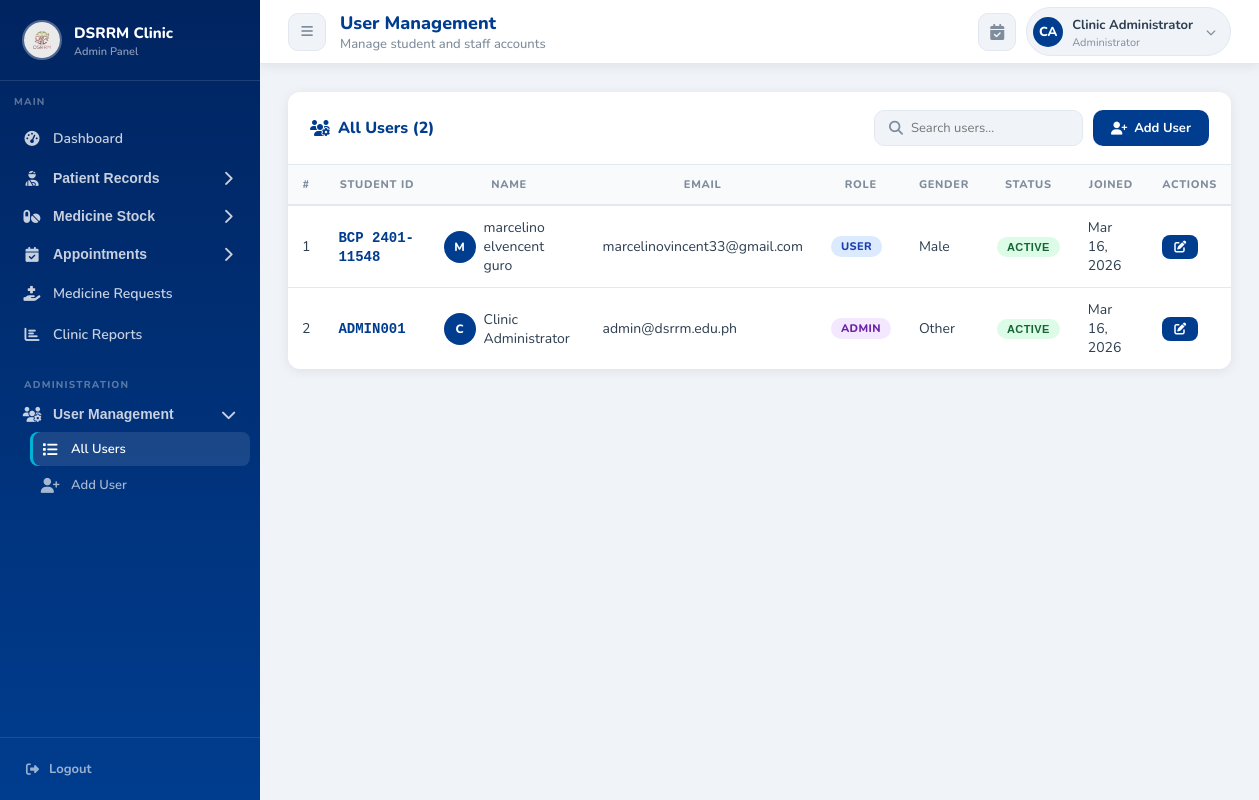
The page /admin/users.php (signed in) on the database its author committed.
### tables this page shows
CREATE TABLE `users` (
  `id` int(11) NOT NULL,
  `student_id` varchar(20) DEFAULT NULL,
  `full_name` varchar(100) NOT NULL,
  `email` varchar(100) NOT NULL,
  `password` varchar(255) NOT NULL,
  `role` enum('admin','user') DEFAULT 'user',
  `phone` varchar(20) DEFAULT NULL,
  `address` text DEFAULT NULL,
  `date_of_birth` date DEFAULT NULL,
  `gender` enum('Male','Female','Other') DEFAULT NULL,
  `blood_type` varchar(5) DEFAULT NULL,
  `emergency_contact` varchar(100) DEFAULT NULL,
  `emergency_phone` varchar(20) DEFAULT NULL,
  `profile_photo` varchar(255) DEFAULT NULL,
  `is_active` tinyint(1) DEFAULT 1,
  `created_at` timestamp NOT NULL DEFAULT current_timestamp(),
  `updated_at` timestamp NOT NULL DEFAULT current_timestamp() ON UPDATE current_timestamp()
);

### classes/Auth.php (called while the page is built, shortened)
<?php
class Auth {
    public static function currentUser(): array {
        return [
            'id'    => $_SESSION['user_id']    ?? null,
            'name'  => $_SESSION['user_name']  ?? '',
            'email' => $_SESSION['user_email'] ?? '',
            'role'  => $_SESSION['user_role']  ?? '',
        ];
    }
}

### classes/Database.php (called while the page is built, shortened)
<?php
class Database {
    private static $instance = null;
    private $conn;
    private function __construct() {
        $this->conn = new mysqli(DB_HOST, DB_USER, DB_PASS, DB_NAME);
        $this->conn->set_charset('utf8mb4');
    }
    public static function getInstance(): self {
        if (self::$instance === null) {
            self::$instance = new self();
        }
        return self::$instance;
    }
    public function fetchAll(string $sql): array {
        $result = $this->conn->query($sql);
        $rows = [];
        while ($row = $result->fetch_assoc()) {
            $rows[] = $row;
        }
        return $rows;
    }
}

### classes/Models.php (called while the page is built, shortened)
<?php
class UserManager {
    private Database $db;
    public function __construct() { $this->db = Database::getInstance(); }
    public function getAll(string $search = ''): array {
        $where = '';
        return $this->db->fetchAll("SELECT id,student_id,full_name,email,role,phone,gender,is_active,created_at FROM users $where ORDER BY created_at DESC");
    }
}

### admin/users.php (the view, shortened to what this page needs)
<?php
$userMgr = new UserManager();
$action = $_GET['action'] ?? '';
$id     = (int)($_GET['id'] ?? 0);
$search  = $_GET['search'] ?? '';
$users   = $userMgr->getAll($search);
$editUser = ($action === 'edit' && $id) ? $userMgr->getById($id) : null;
$pageTitle    = 'User Management';
$pageSubtitle = 'Manage student and staff accounts';
?>
<!DOCTYPE html>
<html lang="en">
<head>
<link rel="stylesheet" href="../css/dashboard.css">
<link rel="stylesheet" href="https://cdnjs.cloudflare.com/ajax/libs/font-awesome/6.4.2/css/all.min.css">
</head>
<body>
<?php include 'partials/sidebar.php'; ?>
<?php include 'partials/topbar.php'; ?>
<main class="main-content">
  <?php if($action === 'add' || $action === 'edit'): ?>
  <div class="page-card">
    <div class="card-header">
      <h2><i class="fa fa-<?= $editUser?'user-edit':'user-plus' ?>"></i> <?= $editUser?'Edit User':'Add New User' ?></h2>
      <a href="users.php" class="btn btn-outline btn-sm"><i class="fa fa-arrow-left"></i> Back</a>
    </div>
    <div class="card-body">
      <form method="POST">
        <input type="hidden" name="action" value="<?= $editUser?'update':'create' ?>">
        <?php if($editUser): ?><input type="hidden" name="id" value="<?= $editUser['id'] ?>"><?php endif; ?>
        <div class="form-row">
          <div class="form-group"><label>Student ID</label><input type="text" name="student_id" value="<?= htmlspecialchars($editUser['student_id']??'') ?>" placeholder="BCP-2024-0001"></div>
          <div class="form-group"><label>Full Name *</label><input type="text" name="full_name" value="<?= htmlspecialchars($editUser['full_name']??'') ?>" required></div>
          <div class="form-group"><label>Email *</label><input type="email" name="email" value="<?= htmlspecialchars($editUser['email']??'') ?>" required></div>
          <div class="form-group">
            <label>Password <?= $editUser?'(leave blank to keep)':'' ?> *</label>
            <input type="password" name="password" <?= !$editUser?'required':'' ?> placeholder="Min. 8 characters">
          </div>
          <div class="form-group">
            <label>Role</label>
            <select name="role">
              <option value="user" <?= ($editUser['role']??'')==='user'?'selected':'' ?>>Student / User</option>
              <option value="admin" <?= ($editUser['role']??'')==='admin'?'selected':'' ?>>Admin / Staff</option>
            </select>
          </div>
          <div class="form-group">
            <label>Gender</label>
            <select name="gender">
              <option value="">-- Select --</option>
              <?php foreach(['Male','Female','Other'] as $g): ?>
              <option value="<?= $g ?>" <?= ($editUser['gender']??'')===$g?'selected':'' ?>><?= $g ?></option>
              <?php endforeach; ?>
            </select>
          </div>
          <div class="form-group"><label>Phone</label><input type="text" name="phone" value="<?= htmlspecialchars($editUser['phone']??'') ?>"></div>
          <div class="form-group"><label>Date of Birth</label><input type="date" name="date_of_birth" value="<?= htmlspecialchars($editUser['date_of_birth']??'') ?>"></div>
          <div class="form-group">
            <label>Blood Type</label>
            <select name="blood_type">
              <option value="">-- Unknown --</option>
              <?php foreach(['A+','A-','B+','B-','AB+','AB-','O+','O-'] as $bt): ?>
              <option value="<?= $bt ?>" <?= ($editUser['blood_type']??'')===$bt?'selected':'' ?>><?= $bt ?></option>
              <?php endforeach; ?>
            </select>
          </div>
          <div class="form-group"><label>Emergency Contact</label><input type="text" name="emergency_contact" value="<?= htmlspecialchars($editUser['emergency_contact']??'') ?>"></div>
          <div class="form-group"><label>Emergency Phone</label><input type="text" name="emergency_phone" value="<?= htmlspecialchars($editUser['emergency_phone']??'') ?>"></div>
          <?php if($editUser): ?>
          <div class="form-group">
            <label>Account Status</label>
            <select name="is_active">
              <option value="1" <?= ($editUser['is_active']??1)?'selected':'' ?>>Active</option>
              <option value="0" <?= !($editUser['is_active']??1)?'selected':'' ?>>Disabled</option>
            </select>
          </div>
          <?php endif; ?>
        </div>
        <div class="form-group" style="margin-top:14px"><label>Address</label><textarea name="address"><?= htmlspecialchars($editUser['address']??'') ?></textarea></div>
        <?php if(!$editUser): ?>
        <div class="alert alert-info" style="margin-top:14px"><i class="fa fa-info-circle"></i> A corresponding patient record will be automatically created for student users.</div>
        <?php endif; ?>
        <div style="margin-top:20px;display:flex;gap:10px">
          <button type="submit" class="btn btn-primary"><i class="fa fa-save"></i> <?= $editUser?'Update':'Create' ?> User</button>
          <a href="users.php" class="btn btn-outline">Cancel</a>
        </div>
      </form>
    </div>
  </div>
  <?php else: ?>
  <div class="page-card">
    <div class="card-header">
      <h2><i class="fa fa-users-cog"></i> All Users (<?= count($users) ?>)</h2>
      <div style="display:flex;gap:10px;flex-wrap:wrap">
        <div class="search-bar">
          <i class="fa fa-search"></i>
          <input type="text" placeholder="Search users..." oninput="searchTable(this,'usersTable')">
        </div>
        <a href="users.php?action=add" class="btn btn-primary"><i class="fa fa-user-plus"></i> Add User</a>
      </div>
    </div>
    <div class="card-body" style="padding:0">
      <?php if(empty($users)): ?>
        <div class="empty-state"><i class="fa fa-users"></i><h4>No users found</h4></div>
      <?php else: ?>
      <div class="table-wrap">
        <table id="usersTable">
          <thead><tr><th>#</th><th>Student ID</th><th>Name</th><th>Email</th><th>Role</th><th>Gender</th><th>Status</th><th>Joined</th><th>Actions</th></tr></thead>
          <tbody>
          <?php foreach($users as $i => $u): ?>
          <tr>
            <td><?= $i+1 ?></td>
            <td><span style="font-family:monospace;font-weight:700;color:var(--primary)"><?= htmlspecialchars($u['student_id']??'-') ?></span></td>
            <td><div class="name-cell"><div class="patient-avatar"><?= strtoupper(substr($u['full_name'],0,1)) ?></div><?= htmlspecialchars($u['full_name']) ?></div></td>
            <td><?= htmlspecialchars($u['email']) ?></td>
            <td><span class="badge <?= $u['role']==='admin'?'badge-purple':'badge-info' ?>"><?= ucfirst($u['role']) ?></span></td>
            <td><?= htmlspecialchars($u['gender']??'-') ?></td>
            <td>
              <form method="POST" style="display:inline">
                <button type="submit" class="badge <?= $u['is_active']?'badge-success':'badge-danger' ?>" style="border:none;cursor:pointer;padding:4px 10px">
                  <?= $u['is_active']?'Active':'Disabled' ?>
                </button>
              </form>
            </td>
            <td><?= date('M d, Y', strtotime($u['created_at'])) ?></td>
            <td>
              <a href="users.php?action=edit&id=<?= $u['id'] ?>" class="btn btn-sm btn-primary"><i class="fa fa-edit"></i></a>
            </td>
          </tr>
          <?php endforeach; ?>
          </tbody>
        </table>
      </div>
      <?php endif; ?>
    </div>
  </div>
  <?php endif; ?>
</main>
</body>
</html>

### admin/partials/topbar.php (shortened to what this page needs)
<?php
$user = Auth::currentUser();
$initials = strtoupper(substr($user['name'],0,1) . (strpos($user['name'],' ')!==false ? substr($user['name'], strpos($user['name'],' ')+1, 1) : ''));
?>
<header class="topbar">
  <button class="icon-btn" id="sidebarToggle" onclick="toggleSidebar()">
    <i class="fa fa-bars"></i>
  </button>
  <div class="topbar-title">
    <?= $pageTitle ?? 'Dashboard' ?>
    <?php if(isset($pageSubtitle)): ?><small><?= $pageSubtitle ?></small><?php endif; ?>
  </div>
  <div class="topbar-actions">
    <a href="appointments.php" class="icon-btn" title="Appointments">
      <i class="fa fa-calendar-check"></i>
    </a>
    <div style="position:relative">
      <div class="user-pill" onclick="toggleUserMenu()">
        <div class="user-pill-avatar"><?= $initials ?></div>
        <div><span class="user-pill-name"><?= htmlspecialchars($user['name']) ?></span><span class="user-pill-role">Administrator</span></div>
        <i class="fa fa-chevron-down" style="font-size:10px;color:var(--muted);margin-left:4px"></i>
      </div>
    </div>
  </div>
</header>

### css/dashboard.css (style rules this page uses)
:root { --primary: #003d8f; --primary-light: #1565c0; --primary-dark: #002460; --accent: #00b4d8; --success: #2ecc71; --warning: #f39c12; --danger: #e74c3c; --info: #3498db; --sidebar-w: 260px; --topbar-h: 64px; --bg: #f0f4f9; --card: #ffffff; --text: #2c3e50; --muted: #7f8c9b; --border: #e2e8f0; --radius: 12px; --shadow: 0 2px 12px rgba(0,0,0,.08); --shadow-md: 0 6px 24px rgba(0,0,0,.12); }
*, *::before, *::after { box-sizing: border-box; margin: 0; padding: 0; }
body { font-family: 'Nunito', sans-serif; background: var(--bg); color: var(--text); display: flex; min-height: 100vh; }
.topbar { position: fixed; top: 0; left: var(--sidebar-w); right: 0; height: var(--topbar-h); background: var(--card); border-bottom: 1px solid var(--border); display: flex; align-items: center; padding: 0 28px; z-index: 900; gap: 14px; box-shadow: var(--shadow); }
.topbar-title { font-size: 18px; font-weight: 800; color: var(--primary); flex: 1; }
.topbar-title small { font-size: 13px; color: var(--muted); font-weight: 500; display: block; }
.topbar-actions { display: flex; align-items: center; gap: 10px; }
.icon-btn { width: 38px; height: 38px; border-radius: 10px; background: var(--bg); border: 1px solid var(--border); display: flex; align-items: center; justify-content: center; color: var(--muted); cursor: pointer; transition: .2s; text-decoration: none; position: relative; }
.user-pill { display: flex; align-items: center; gap: 9px; padding: 5px 14px 5px 6px; background: var(--bg); border: 1px solid var(--border); border-radius: 30px; cursor: pointer; transition: .2s; text-decoration: none; color: var(--text); position: relative; }
.user-pill-avatar { width: 30px; height: 30px; border-radius: 50%; background: var(--primary); color: #fff; display: flex; align-items: center; justify-content: center; font-size: 13px; font-weight: 800; }
.user-pill-name { font-size: 13px; font-weight: 700; }
.user-pill-role { font-size: 11px; color: var(--muted); display: block; }
.main-content { margin-left: var(--sidebar-w); margin-top: var(--topbar-h); padding: 28px; min-height: calc(100vh - var(--topbar-h)); flex: 1; }
.page-card { background: var(--card); border-radius: var(--radius); box-shadow: var(--shadow); margin-bottom: 24px; overflow: hidden; }
.card-header { padding: 18px 22px; border-bottom: 1px solid var(--border); display: flex; align-items: center; justify-content: space-between; flex-wrap: wrap; gap: 10px; }
.card-header h2 { font-size: 16px; font-weight: 800; color: var(--primary); display: flex; align-items: center; gap: 8px; }
.card-body { padding: 22px; }
.btn { display: inline-flex; align-items: center; gap: 7px; padding: 9px 18px; border-radius: 10px; font-size: 13px; font-weight: 700; border: none; cursor: pointer; transition: .2s; text-decoration: none; }
.btn-primary { background: var(--primary); color: #fff; }
.btn-sm { padding: 6px 12px; font-size: 12px; border-radius: 8px; }
.table-wrap { overflow-x: auto; }
table { width: 100%; border-collapse: collapse; font-size: 14px; }
thead th { background: #f8fafc; color: var(--muted); font-size: 11px; font-weight: 800; text-transform: uppercase; letter-spacing: .7px; padding: 12px 14px; border-bottom: 2px solid var(--border); white-space: nowrap; }
tbody td { padding: 12px 14px; border-bottom: 1px solid var(--border); vertical-align: middle; }
tbody tr:last-child td { border-bottom: none; }
.badge { display: inline-flex; align-items: center; padding: 3px 10px; border-radius: 20px; font-size: 11px; font-weight: 800; text-transform: uppercase; letter-spacing: .4px; }
.badge-success { background: #dcfce7; color: #166534; }
.badge-info { background: #dbeafe; color: #1e40af; }
.badge-purple { background: #f3e8ff; color: #6b21a8; }
.search-bar { display: flex; align-items: center; gap: 8px; background: var(--bg); border: 1.5px solid var(--border); border-radius: 10px; padding: 8px 14px; max-width: 300px; }
.search-bar i { color: var(--muted); font-size: 14px; }
.search-bar input { border: none; background: none; outline: none; font-size: 13px; font-family: inherit; color: var(--text); flex: 1; }
.patient-avatar { width: 32px; height: 32px; border-radius: 50%; background: var(--primary); color: #fff; display: inline-flex; align-items: center; justify-content: center; font-size: 12px; font-weight: 800; margin-right: 8px; flex-shrink: 0; }
.name-cell { display: flex; align-items: center; }

### rows shown on the page
users: full_name "CA", full_name "Clinic Administrator", student "ADMIN001", full_name "C", email "admin@dsrrm.edu.ph", role "ADMIN", gender "Other", is_active "ACTIVE", created_at "Mar 16, 2026"
users: student "BCP 2401-11548", full_name "M", full_name "marcelino elvencent guro", email "marcelinovincent33@gmail.com", role "USER", gender "Male", is_active "ACTIVE", created_at "Mar 16, 2026"

### other values the page prints
$pageTitle "User Management"
$pageSubtitle "Manage student and staff accounts"
count($users) "2"
